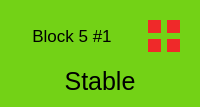
               <widget class="QWidget" name="cell_n1" native="true">
                <property name="styleSheet">
                 <string notr="true">background-color: rgb(115, 210, 22);
border-color: rgb(255, 255, 255);</string>
                </property>
                <layout class="QGridLayout" name="gridLayout_4">
                 <item row="0" column="0">
                  <widget class="QLabel" name="n1">
                   <property name="font">
                    <font>
                     <pointsize>13</pointsize>
                    </font>
                   </property>
                   <property name="text">
                    <string>Block 5 #1</string>
                   </property>
                   <property name="alignment">
                    <set>Qt::AlignCenter</set>
                   </property>
                  </widget>
                 </item>
                 <item row="0" column="1">
                  <widget class="QWidget" name="w1" native="true">
                   <property name="sizePolicy">
                    <sizepolicy hsizetype="Fixed" vsizetype="Fixed">
                     <horstretch>0</horstretch>
                     <verstretch>0</verstretch>
                    </sizepolicy>
                   </property>
                   <property name="minimumSize">
                    <size>
                     <width>50</width>
                     <height>50</height>
                    </size>
                   </property>
                   <property name="maximumSize">
                    <size>
                     <width>50</width>
                     <height>50</height>
                    </size>
                   </property>
                   <layout class="QGridLayout" name="gridLayout_3">
                    <item row="0" column="0">
                     <widget class="QWidget" name="n1_mainsys" native="true">
                      <property name="styleSheet">
                       <string notr="true">background-color: rgb(239, 41, 41);</string>
                      </property>
                     </widget>
                    </item>
                    <item row="0" column="1">
                     <widget class="QWidget" name="n1_mainradar" native="true">
                      <property name="styleSheet">
                       <string notr="true">background-color: rgb(239, 41, 41);</string>
                      </property>
                     </widget>
                    </item>
                    <item row="1" column="0">
                     <widget class="QWidget" name="n1_subsys" native="true">
                      <property name="styleSheet">
                       <string notr="true">background-color: rgb(239, 41, 41);</string>
                      </property>
                     </widget>
                    </item>
                    <item row="1" column="1">
                     <widget class="QWidget" name="n1_subradar" native="true">
                      <property name="styleSheet">
                       <string notr="true">background-color: rgb(239, 41, 41);</string>
                      </property>
                     </widget>
                    </item>
                   </layout>
                  </widget>
                 </item>
                 <item row="1" column="0" colspan="2">
                  <widget class="QLabel" name="n1_display">
                   <property name="font">
                    <font>
                     <pointsize>19</pointsize>
                    </font>
                   </property>
                   <property name="styleSheet">
                    <string notr="true">border-color: rgb(255, 255, 255);</string>
                   </property>
                   <property name="text">
                    <string>Stable</string>
                   </property>
                   <property name="alignment">
                    <set>Qt::AlignCenter</set>
                   </property>
                  </widget>
                 </item>
                </layout>
               </widget>
